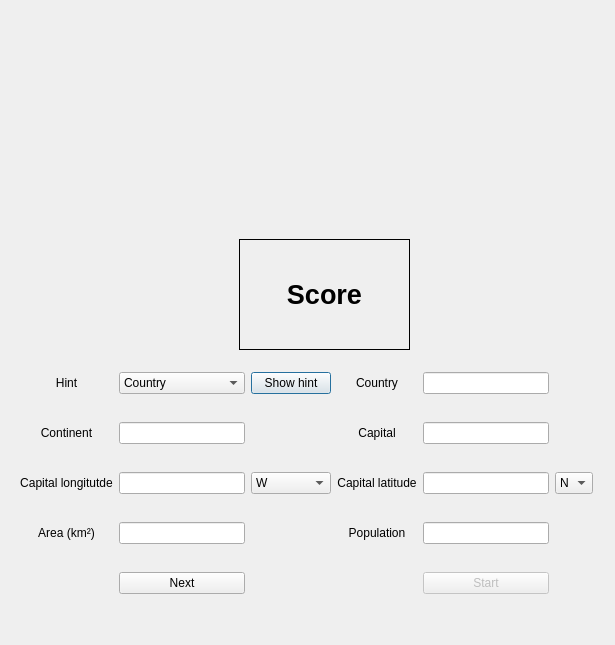
<?xml version="1.0" encoding="UTF-8"?>
<ui version="4.0">
 <class>Dialog</class>
 <widget class="QDialog" name="Dialog">
  <property name="geometry">
   <rect>
    <x>0</x>
    <y>0</y>
    <width>615</width>
    <height>645</height>
   </rect>
  </property>
  <property name="windowTitle">
   <string>Dialog</string>
  </property>
  <widget class="QLabel" name="FlagLabel">
   <property name="geometry">
    <rect>
     <x>30</x>
     <y>10</y>
     <width>541</width>
     <height>181</height>
    </rect>
   </property>
   <property name="text">
    <string/>
   </property>
   <property name="alignment">
    <set>Qt::AlignCenter</set>
   </property>
  </widget>
  <widget class="QWidget" name="gridLayoutWidget">
   <property name="geometry">
    <rect>
     <x>20</x>
     <y>350</y>
     <width>573</width>
     <height>271</height>
    </rect>
   </property>
   <layout class="QGridLayout" name="gridLayout">
    <item row="2" column="4">
     <widget class="QLineEdit" name="LatitudeLE"/>
    </item>
    <item row="3" column="3">
     <widget class="QLabel" name="label">
      <property name="text">
       <string>Population</string>
      </property>
      <property name="alignment">
       <set>Qt::AlignCenter</set>
      </property>
     </widget>
    </item>
    <item row="2" column="5">
     <widget class="QComboBox" name="comboBox_2">
      <item>
       <property name="text">
        <string>N</string>
       </property>
      </item>
      <item>
       <property name="text">
        <string>S</string>
       </property>
      </item>
     </widget>
    </item>
    <item row="1" column="4">
     <widget class="QLineEdit" name="CapitalLE"/>
    </item>
    <item row="0" column="2">
     <widget class="QPushButton" name="HintB">
      <property name="text">
       <string>Show hint</string>
      </property>
     </widget>
    </item>
    <item row="2" column="2">
     <widget class="QComboBox" name="comboBox">
      <item>
       <property name="text">
        <string>W</string>
       </property>
      </item>
      <item>
       <property name="text">
        <string>E</string>
       </property>
      </item>
     </widget>
    </item>
    <item row="0" column="1">
     <widget class="QComboBox" name="HintCB">
      <item>
       <property name="text">
        <string>Country</string>
       </property>
      </item>
      <item>
       <property name="text">
        <string>Capital</string>
       </property>
      </item>
      <item>
       <property name="text">
        <string>Continent</string>
       </property>
      </item>
      <item>
       <property name="text">
        <string>Longitude</string>
       </property>
      </item>
      <item>
       <property name="text">
        <string>Latitude</string>
       </property>
      </item>
      <item>
       <property name="text">
        <string>Area</string>
       </property>
      </item>
      <item>
       <property name="text">
        <string>Population</string>
       </property>
      </item>
     </widget>
    </item>
    <item row="2" column="3">
     <widget class="QLabel" name="label_2">
      <property name="text">
       <string>Capital latitude</string>
      </property>
      <property name="alignment">
       <set>Qt::AlignCenter</set>
      </property>
     </widget>
    </item>
    <item row="3" column="4">
     <widget class="QLineEdit" name="PopulationLE"/>
    </item>
    <item row="1" column="3">
     <widget class="QLabel" name="CapitalLabel">
      <property name="text">
       <string>Capital</string>
      </property>
      <property name="alignment">
       <set>Qt::AlignCenter</set>
      </property>
     </widget>
    </item>
    <item row="4" column="4">
     <widget class="QPushButton" name="StartB">
      <property name="enabled">
       <bool>false</bool>
      </property>
      <property name="text">
       <string>Start</string>
      </property>
     </widget>
    </item>
    <item row="0" column="0">
     <widget class="QLabel" name="HintLabel">
      <property name="text">
       <string>Hint</string>
      </property>
      <property name="alignment">
       <set>Qt::AlignCenter</set>
      </property>
     </widget>
    </item>
    <item row="2" column="1">
     <widget class="QLineEdit" name="LongitudeLE"/>
    </item>
    <item row="2" column="0">
     <widget class="QLabel" name="label_3">
      <property name="text">
       <string>Capital longitutde</string>
      </property>
      <property name="alignment">
       <set>Qt::AlignCenter</set>
      </property>
     </widget>
    </item>
    <item row="0" column="3">
     <widget class="QLabel" name="CountryLabel">
      <property name="text">
       <string>Country</string>
      </property>
      <property name="alignment">
       <set>Qt::AlignCenter</set>
      </property>
     </widget>
    </item>
    <item row="1" column="1">
     <widget class="QLineEdit" name="ContinentLE"/>
    </item>
    <item row="3" column="0">
     <widget class="QLabel" name="AreaLabel">
      <property name="text">
       <string>Area (km²)</string>
      </property>
      <property name="alignment">
       <set>Qt::AlignCenter</set>
      </property>
     </widget>
    </item>
    <item row="1" column="0">
     <widget class="QLabel" name="ContinentLabel">
      <property name="text">
       <string>Continent</string>
      </property>
      <property name="alignment">
       <set>Qt::AlignCenter</set>
      </property>
     </widget>
    </item>
    <item row="4" column="1">
     <widget class="QPushButton" name="NextB">
      <property name="text">
       <string>Next</string>
      </property>
     </widget>
    </item>
    <item row="0" column="4">
     <widget class="QLineEdit" name="CountryLE"/>
    </item>
    <item row="3" column="1">
     <widget class="QLineEdit" name="AreaLE"/>
    </item>
   </layout>
  </widget>
  <widget class="QWidget" name="horizontalLayoutWidget">
   <property name="geometry">
    <rect>
     <x>239</x>
     <y>239</y>
     <width>171</width>
     <height>111</height>
    </rect>
   </property>
   <layout class="QHBoxLayout" name="horizontalLayout">
    <item>
     <widget class="QLabel" name="ScoreLabel">
      <property name="font">
       <font>
        <pointsize>20</pointsize>
        <weight>75</weight>
        <bold>true</bold>
       </font>
      </property>
      <property name="frameShape">
       <enum>QFrame::Box</enum>
      </property>
      <property name="text">
       <string>Score</string>
      </property>
      <property name="scaledContents">
       <bool>true</bool>
      </property>
      <property name="alignment">
       <set>Qt::AlignCenter</set>
      </property>
     </widget>
    </item>
   </layout>
  </widget>
 </widget>
 <resources/>
 <connections/>
</ui>
